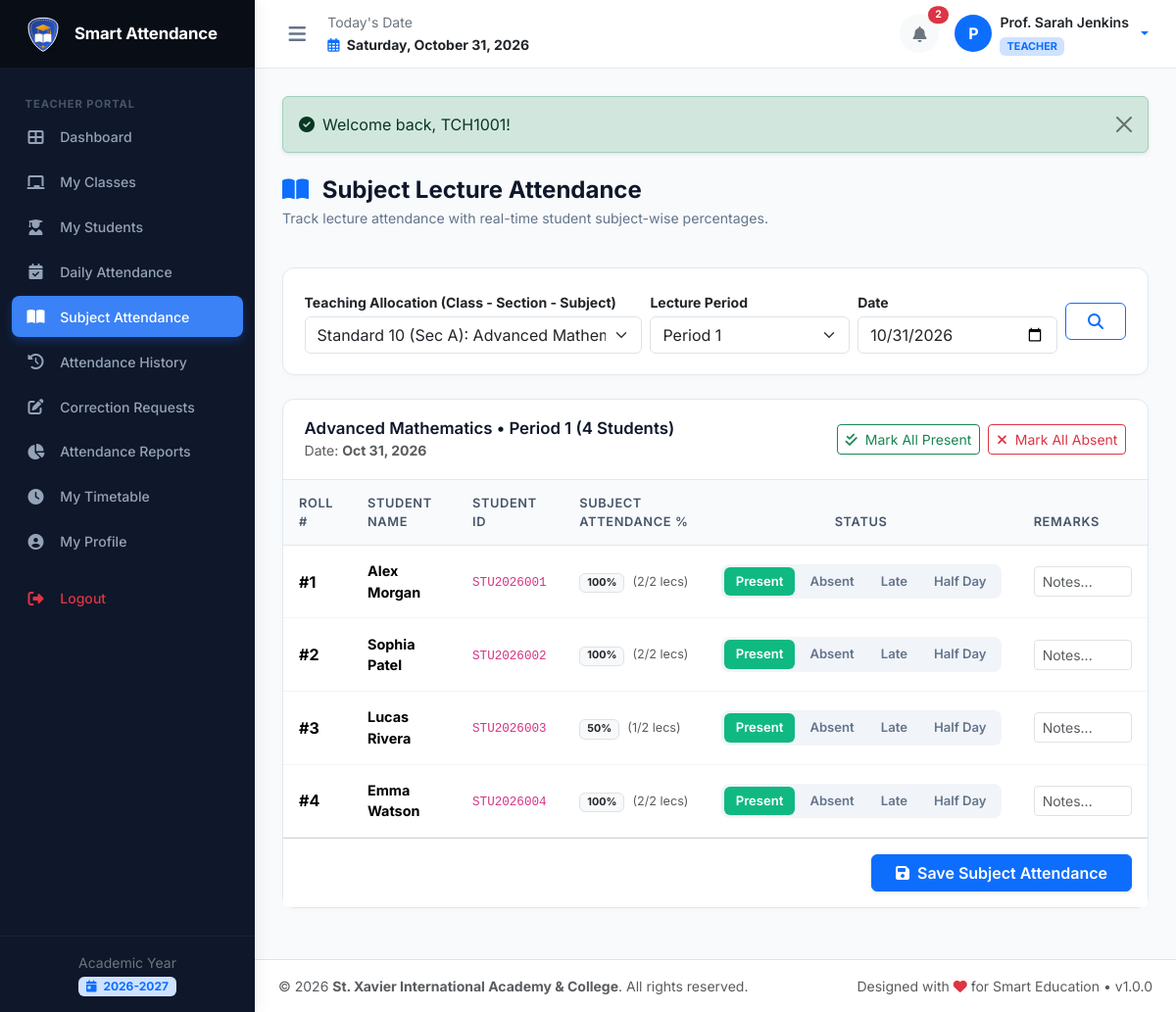
The page /teacher/attendance_subject.php (signed in) on the database its author committed.
### tables this page shows
CREATE TABLE `academic_years` (
  `id` INT AUTO_INCREMENT PRIMARY KEY,
  `name` VARCHAR(50) NOT NULL UNIQUE,
  `start_date` DATE NOT NULL,
  `end_date` DATE NOT NULL,
  `is_current` TINYINT(1) NOT NULL DEFAULT 0,
  `status` ENUM('active', 'archived') NOT NULL DEFAULT 'active',
  `created_at` TIMESTAMP DEFAULT CURRENT_TIMESTAMP
);

CREATE TABLE `teacher_assignments` (
  `id` INT AUTO_INCREMENT PRIMARY KEY,
  `teacher_id` INT NOT NULL,
  `class_id` INT NOT NULL,
  `section_id` INT NOT NULL,
  `subject_id` INT NULL,
  `academic_year_id` INT NOT NULL,
  `is_class_teacher` TINYINT(1) DEFAULT 0,
  `created_at` TIMESTAMP DEFAULT CURRENT_TIMESTAMP,
  UNIQUE KEY `uk_assignment` (`teacher_id`, `class_id`, `section_id`, `subject_id`, `academic_year_id`),
  FOREIGN KEY (`teacher_id`) REFERENCES `teachers`(`id`) ON DELETE CASCADE,
  FOREIGN KEY (`class_id`) REFERENCES `classes`(`id`) ON DELETE CASCADE,
  FOREIGN KEY (`section_id`) REFERENCES `sections`(`id`) ON DELETE CASCADE,
  FOREIGN KEY (`subject_id`) REFERENCES `subjects`(`id`) ON DELETE SET NULL,
  FOREIGN KEY (`academic_year_id`) REFERENCES `academic_years`(`id`) ON DELETE CASCADE
);

CREATE TABLE `subjects` (
  `id` INT AUTO_INCREMENT PRIMARY KEY,
  `code` VARCHAR(50) NOT NULL UNIQUE,
  `name` VARCHAR(150) NOT NULL,
  `type` ENUM('core', 'elective', 'practical') NOT NULL DEFAULT 'core',
  `created_at` TIMESTAMP DEFAULT CURRENT_TIMESTAMP
);

CREATE TABLE `students` (
  `id` INT AUTO_INCREMENT PRIMARY KEY,
  `user_id` INT NOT NULL UNIQUE,
  `student_id` VARCHAR(50) NOT NULL UNIQUE,
  `admission_no` VARCHAR(50) NOT NULL UNIQUE,
  `roll_no` INT NOT NULL,
  `full_name` VARCHAR(150) NOT NULL,
  `photo` VARCHAR(255) NULL,
  `dob` DATE NULL,
  `gender` ENUM('male', 'female', 'other') DEFAULT 'male',
  `address` TEXT NULL,
  `class_id` INT NOT NULL,
  `section_id` INT NOT NULL,
  `academic_year_id` INT NOT NULL,
  `admission_date` DATE NULL,
  `created_at` TIMESTAMP DEFAULT CURRENT_TIMESTAMP,
  `updated_at` TIMESTAMP DEFAULT CURRENT_TIMESTAMP ON UPDATE CURRENT_TIMESTAMP,
  UNIQUE KEY `uk_class_section_roll` (`class_id`, `section_id`, `roll_no`),
  FOREIGN KEY (`user_id`) REFERENCES `users`(`id`) ON DELETE CASCADE,
  FOREIGN KEY (`class_id`) REFERENCES `classes`(`id`) ON DELETE CASCADE,
  FOREIGN KEY (`section_id`) REFERENCES `sections`(`id`) ON DELETE CASCADE,
  FOREIGN KEY (`academic_year_id`) REFERENCES `academic_years`(`id`) ON DELETE CASCADE
);

### includes/auth.php (called while the page is built, shortened)
<?php
require_once __DIR__ . '/functions.php';
function current_role(): ?string {
    return $_SESSION['user']['role'] ?? null;
}

### teacher/attendance_subject.php (the view, shortened to what this page needs)
<?php
require_once __DIR__ . '/../includes/functions.php';
require_once __DIR__ . '/../includes/auth.php';
$pdo = get_db_connection();
$currentUserId = (int)$_SESSION['user']['id'];
$tStmt = $pdo->prepare("SELECT id FROM teachers WHERE user_id = ?");
$tStmt->execute([$currentUserId]);
$teacherId = (int)$tStmt->fetchColumn();
$assignStmt = $pdo->prepare("SELECT ta.*, c.name as class_name, sec.name as section_name, sub.name as subject_name, sub.code as subject_code
                             FROM teacher_assignments ta
                             JOIN classes c ON ta.class_id = c.id
                             JOIN sections sec ON ta.section_id = sec.id
                             LEFT JOIN subjects sub ON ta.subject_id = sub.id
                             WHERE ta.teacher_id = ? AND ta.subject_id IS NOT NULL");
$assignStmt->execute([$teacherId]);
$assignedSlots = $assignStmt->fetchAll();
$defaultSlot = $assignedSlots[0];
$selectedSlotId = (int)($_GET['slot_id'] ?? $defaultSlot['id']);
$activeSlot = null;
foreach ($assignedSlots as $slot) {
    if ($slot['id'] == $selectedSlotId) {
        $activeSlot = $slot;
        break;
    }
}
$classId = (int)$activeSlot['class_id'];
$sectionId = (int)$activeSlot['section_id'];
$subjectId = (int)($activeSlot['subject_id'] ?? 1);
$period = (int)($_GET['period'] ?? 1);
$date = $_GET['date'] ?? date('Y-m-d');
$sql = "SELECT s.*,
               sa.status as recorded_status, sa.remarks as recorded_remarks,
               COUNT(all_sa.id) as total_subject_lectures,
               COUNT(CASE WHEN all_sa.status = 'present' THEN 1 END) as present_subject_lectures
        FROM students s
        LEFT JOIN subject_attendance sa ON (s.id = sa.student_id AND sa.subject_id = ? AND sa.attendance_date = ? AND sa.lecture_period = ?)
        LEFT JOIN subject_attendance all_sa ON (s.id = all_sa.student_id AND all_sa.subject_id = ?)
        WHERE s.class_id = ? AND s.section_id = ?
        GROUP BY s.id
        ORDER BY s.roll_no ASC";
$sStmt = $pdo->prepare($sql);
$sStmt->execute([$subjectId, $date, $period, $subjectId, $classId, $sectionId]);
$students = $sStmt->fetchAll();
require_once __DIR__ . '/../includes/header.php';
require_once __DIR__ . '/../includes/sidebar.php';
require_once __DIR__ . '/../includes/navbar.php';
?>
<div class="page-header">
  <div>
    <h1 class="page-title"><i class="fas fa-book-open me-2 text-primary"></i> Subject Lecture Attendance</h1>
    <p class="page-subtitle">Track lecture attendance with real-time student subject-wise percentages.</p>
  </div>
</div>
<div class="card card-custom mb-4">
  <div class="card-body">
    <form method="GET" action="" class="row g-2 align-items-center">
      <div class="col-md-5">
        <label class="form-label small fw-bold mb-1">Teaching Allocation (Class - Section - Subject)</label>
        <select name="slot_id" class="form-select" onchange="this.form.submit()">
          <?php foreach ($assignedSlots as $slot): ?>
            <option value="<?= $slot['id'] ?>" <?= ($selectedSlotId === (int)$slot['id']) ? 'selected' : '' ?>>
              <?= e($slot['class_name']) ?> (Sec <?= e($slot['section_name']) ?>): <?= e($slot['subject_name'] ?? 'General') ?>
            </option>
          <?php endforeach; ?>
        </select>
      </div>
      <div class="col-md-3">
        <label class="form-label small fw-bold mb-1">Lecture Period</label>
        <select name="period" class="form-select" onchange="this.form.submit()">
          <?php for ($p = 1; $p <= 6; $p++): ?>
            <option value="<?= $p ?>" <?= ($period === $p) ? 'selected' : '' ?>>Period <?= $p ?></option>
          <?php endfor; ?>
        </select>
      </div>
      <div class="col-md-3">
        <label class="form-label small fw-bold mb-1">Date</label>
        <input type="date" name="date" class="form-control" value="<?= e($date) ?>" onchange="this.form.submit()">
      </div>
      <div class="col-md-1 d-flex align-items-end">
        <button type="submit" class="btn btn-outline-primary w-100"><i class="fas fa-search"></i></button>
      </div>
    </form>
  </div>
</div>
<form method="POST" action="">
  <div class="card card-custom">
    <div class="card-header d-flex justify-content-between align-items-center flex-wrap gap-2">
      <div>
        <h5 class="card-title mb-0">
          <?= e($activeSlot['subject_name'] ?? 'Subject') ?> &bull; Period <?= $period ?> (<?= count($students) ?> Students)
        </h5>
        <small class="text-muted">Date: <strong><?= format_date($date) ?></strong></small>
      </div>
      <div class="d-flex gap-2">
        <button type="button" class="btn btn-sm btn-outline-success" id="markAllPresentBtn">
          <i class="fas fa-check-double me-1"></i> Mark All Present
        </button>
        <button type="button" class="btn btn-sm btn-outline-danger" id="markAllAbsentBtn">
          <i class="fas fa-times me-1"></i> Mark All Absent
        </button>
      </div>
    </div>
    <div class="card-body p-0">
      <div class="table-responsive">
        <table class="table table-custom table-hover align-middle mb-0">
          <thead>
            <tr>
              <th style="width: 70px;">Roll #</th>
              <th>Student Name</th>
              <th>Student ID</th>
              <th>Subject Attendance %</th>
              <th class="text-center" style="width: 320px;">Status</th>
              <th>Remarks</th>
            </tr>
          </thead>
          <tbody>
            <?php if (!empty($students)): ?>
              <?php foreach ($students as $stu): ?>
                <?php
                  $totalLec = (int)$stu['total_subject_lectures'];
                  $presLec = (int)$stu['present_subject_lectures'];
                  $subPct = $totalLec > 0 ? round(($presLec / $totalLec) * 100, 1) : 100.0;
                ?>
                <tr>
                  <td><strong class="fs-6">#<?= $stu['roll_no'] ?></strong></td>
                  <td><strong><?= e($stu['full_name']) ?></strong></td>
                  <td><code><?= e($stu['student_id']) ?></code></td>
                  <td>
                    <span class="badge bg-light text-dark border fw-bold">
                      <?= $subPct ?>%
                    </span>
                    <small class="text-muted ms-1">(<?= $presLec ?>/<?= $totalLec ?> lecs)</small>
                  </td>
                  <td class="text-center">
                    <div class="attendance-toggle-group">
                      <label for="s_pres_<?= $stu['id'] ?>">Present</label>
                      <label for="s_abs_<?= $stu['id'] ?>">Absent</label>
                      <label for="s_late_<?= $stu['id'] ?>">Late</label>
                      <label for="s_half_<?= $stu['id'] ?>">Half Day</label>
                    </div>
                  </td>
                  <td>
                    <input type="text" name="remarks[<?= $stu['id'] ?>]" class="form-control form-control-sm" placeholder="Notes..." value="<?= e($stu['recorded_remarks'] ?? '') ?>">
                  </td>
                </tr>
              <?php endforeach; ?>
            <?php else: ?>
              <tr><td colspan="6" class="text-center py-4 text-muted">No students found.</td></tr>
            <?php endif; ?>
          </tbody>
        </table>
      </div>
    </div>
    <?php if (!empty($students)): ?>
      <div class="card-footer bg-white p-3 text-end">
        <button type="submit" class="btn btn-primary px-4 fw-semibold shadow-sm">
          <i class="fas fa-save me-1"></i> Save Subject Attendance
        </button>
      </div>
    <?php endif; ?>
  </div>
</form>
<?php require_once __DIR__ . '/../includes/footer.php'; ?>

### includes/sidebar.php (shortened to what this page needs)
<?php
$role = current_role() ?? 'student';
$currentScript = basename($_SERVER['PHP_SELF']);
?>
<aside class="app-sidebar" id="appSidebar">
  <div class="sidebar-brand">
    <img src="<?= BASE_URL ?>/assets/img/logo.svg" alt="Logo">
    <div class="brand-title">Smart Attendance</div>
  </div>
  <ul class="sidebar-menu">
    <?php if ($role === 'admin'): ?>
      <li class="menu-header">Administrator</li>
      <li class="nav-item">
        <a class="nav-link <?= ($currentScript === 'index.php') ? 'active' : '' ?>" href="<?= BASE_URL ?>/admin/index.php">
          <i class="fas fa-th-large"></i> <span>Dashboard</span>
        </a>
      </li>
      <li class="nav-item">
        <a class="nav-link <?= in_array($currentScript, ['users.php', 'user_add.php', 'user_edit.php']) ? 'active' : '' ?>" href="<?= BASE_URL ?>/admin/users.php">
          <i class="fas fa-users-cog"></i> <span>User Management</span>
        </a>
      </li>
      <li class="nav-item">
        <a class="nav-link <?= ($currentScript === 'academics.php') ? 'active' : '' ?>" href="<?= BASE_URL ?>/admin/academics.php">
          <i class="fas fa-graduation-cap"></i> <span>Academic Management</span>
        </a>
      </li>
      <li class="nav-item">
        <a class="nav-link <?= ($currentScript === 'timetable.php') ? 'active' : '' ?>" href="<?= BASE_URL ?>/admin/timetable.php">
          <i class="fas fa-calendar-alt"></i> <span>Timetable</span>
        </a>
      </li>
      <li class="nav-item">
        <a class="nav-link <?= ($currentScript === 'attendance.php') ? 'active' : '' ?>" href="<?= BASE_URL ?>/admin/attendance.php">
          <i class="fas fa-clipboard-check"></i> <span>Attendance Overview</span>
        </a>
      </li>
      <li class="nav-item">
        <a class="nav-link <?= ($currentScript === 'reports.php') ? 'active' : '' ?>" href="<?= BASE_URL ?>/admin/reports.php">
          <i class="fas fa-chart-line"></i> <span>Reports & Analytics</span>
        </a>
      </li>
      <li class="nav-item">
        <a class="nav-link <?= ($currentScript === 'holidays.php') ? 'active' : '' ?>" href="<?= BASE_URL ?>/admin/holidays.php">
          <i class="fas fa-umbrella-beach"></i> <span>Holiday Management</span>
        </a>
      </li>
      <li class="nav-item">
        <a class="nav-link <?= ($currentScript === 'audit_logs.php') ? 'active' : '' ?>" href="<?= BASE_URL ?>/admin/audit_logs.php">
          <i class="fas fa-history"></i> <span>Audit Logs</span>
        </a>
      </li>
      <li class="nav-item">
        <a class="nav-link <?= ($currentScript === 'profile.php') ? 'active' : '' ?>" href="<?= BASE_URL ?>/admin/profile.php">
          <i class="fas fa-user-circle"></i> <span>My Profile</span>
        </a>
      </li>
      <li class="nav-item">
        <a class="nav-link <?= ($currentScript === 'settings.php') ? 'active' : '' ?>" href="<?= BASE_URL ?>/admin/settings.php">
          <i class="fas fa-cog"></i> <span>Settings</span>
        </a>
      </li>
    <?php elseif ($role === 'teacher'): ?>
      <li class="menu-header">Teacher Portal</li>
      <li class="nav-item">
        <a class="nav-link <?= ($currentScript === 'index.php') ? 'active' : '' ?>" href="<?= BASE_URL ?>/teacher/index.php">
          <i class="fas fa-th-large"></i> <span>Dashboard</span>
        </a>
      </li>
      <li class="nav-item">
        <a class="nav-link <?= ($currentScript === 'my_classes.php') ? 'active' : '' ?>" href="<?= BASE_URL ?>/teacher/my_classes.php">
          <i class="fas fa-chalkboard"></i> <span>My Classes</span>
        </a>
      </li>
      <li class="nav-item">
        <a class="nav-link <?= in_array($currentScript, ['my_students.php', 'student_add.php', 'student_edit.php']) ? 'active' : '' ?>" href="<?= BASE_URL ?>/teacher/my_students.php">
          <i class="fas fa-user-graduate"></i> <span>My Students</span>
        </a>
      </li>
      <li class="nav-item">
        <a class="nav-link <?= ($currentScript === 'attendance_daily.php') ? 'active' : '' ?>" href="<?= BASE_URL ?>/teacher/attendance_daily.php">
          <i class="fas fa-calendar-check"></i> <span>Daily Attendance</span>
        </a>
      </li>
      <li class="nav-item">
        <a class="nav-link <?= ($currentScript === 'attendance_subject.php') ? 'active' : '' ?>" href="<?= BASE_URL ?>/teacher/attendance_subject.php">
          <i class="fas fa-book-open"></i> <span>Subject Attendance</span>
        </a>
      </li>
      <li class="nav-item">
        <a class="nav-link <?= ($currentScript === 'attendance_history.php') ? 'active' : '' ?>" href="<?= BASE_URL ?>/teacher/attendance_history.php">
          <i class="fas fa-history"></i> <span>Attendance History</span>
        </a>
      </li>
      <li class="nav-item">
        <a class="nav-link <?= ($currentScript === 'correction_request.php') ? 'active' : '' ?>" href="<?= BASE_URL ?>/teacher/correction_request.php">
          <i class="fas fa-edit"></i> <span>Correction Requests</span>
        </a>
      </li>
      <li class="nav-item">
        <a class="nav-link <?= ($currentScript === 'reports.php') ? 'active' : '' ?>" href="<?= BASE_URL ?>/teacher/reports.php">
          <i class="fas fa-chart-pie"></i> <span>Attendance Reports</span>
        </a>
      </li>
      <li class="nav-item">
        <a class="nav-link <?= ($currentScript === 'timetable.php') ? 'active' : '' ?>" href="<?= BASE_URL ?>/teacher/timetable.php">
          <i class="fas fa-clock"></i> <span>My Timetable</span>
        </a>
      </li>
      <li class="nav-item">
        <a class="nav-link <?= ($currentScript === 'profile.php') ? 'active' : '' ?>" href="<?= BASE_URL ?>/teacher/profile.php">
          <i class="fas fa-user-circle"></i> <span>My Profile</span>
        </a>
      </li>
    <?php endif; ?>
    <li class="nav-item mt-3">
      <a class="nav-link text-danger" href="<?= BASE_URL ?>/logout.php">
        <i class="fas fa-sign-out-alt"></i> <span>Logout</span>
      </a>
    </li>
  </ul>
  <div class="sidebar-footer text-center">
    <small class="text-secondary d-block">Academic Year</small>
    <span class="badge bg-primary-subtle text-primary mt-1">
      <i class="fas fa-calendar-day me-1"></i> <?= e(get_active_academic_year()['name'] ?? '2026-2027') ?>
    </span>
  </div>
</aside>

### rows shown on the page
academic_years: name "2026-2027"
teacher_assignments: subject.name "Advanced Mathematics"
students: roll_no "1", full_name "Alex Morgan", student "STU2026001", subPct "100", presLec "2", totalLec "2"
students: roll_no "2", full_name "Sophia Patel", student "STU2026002", subPct "100", presLec "2", totalLec "2"
students: roll_no "3", full_name "Lucas Rivera", student "STU2026003", subPct "50", presLec "1", totalLec "2"
students: roll_no "4", full_name "Emma Watson", student "STU2026004", subPct "100", presLec "2", totalLec "2"

### other values the page prints
$unreadCount "2"
substr($user['full_name'] ?? 'U', 0, 1) "P"
$user['full_name'] "Prof. Sarah Jenkins"
$user['role'] "TEACHER"
$msg['message'] "Welcome back, TCH1001!"
$period "1"
count($students) "4"
format_date($date) "Oct 31, 2026"
$schoolName "St. Xavier International Academy & College"
APP_VERSION "1.0.0"
form field slot_id "Standard 10 (Sec A): Advanced Mathematics"
